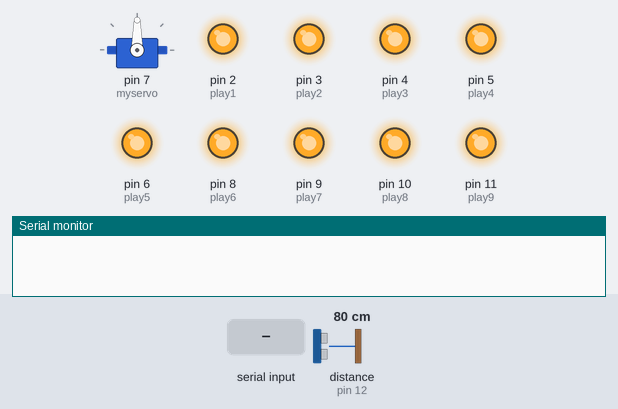
The sketch below on a simulated Arduino Uno, built with avr-gcc and run on an emulated ATmega328P. Shown: servo, output pins drawn as LEDs (lit = HIGH), the last lines printed to the serial monitor. The inputs (shaded band) are chosen by the test bench; at power-on: distance to the obstacle (sensor on pin 12) 80 cm. The echo pulse lasts 58.3 µs per cm; pins used as bus, display or sensor lines are not drawn.

Above: at 7.9 s.
8.0 s: "a" received over Serial
At 9.3 s:
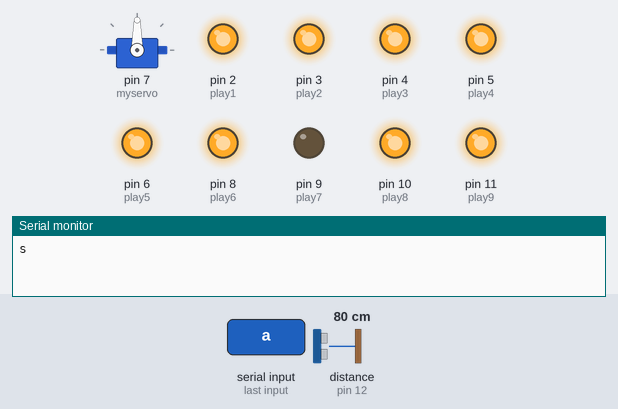
At 13.45 s:
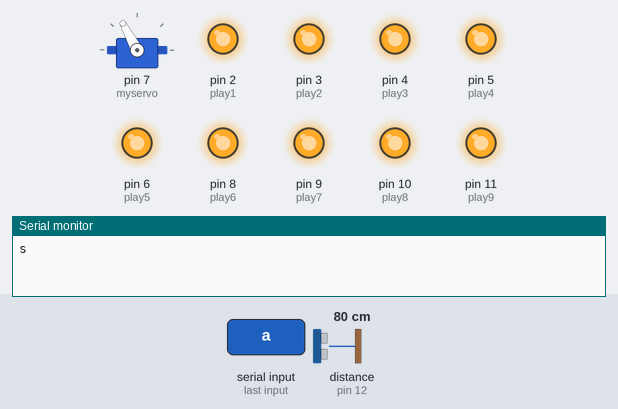
Timing chart, 0 to 15.5 s (numbered marks = the images above; inputs shaded):
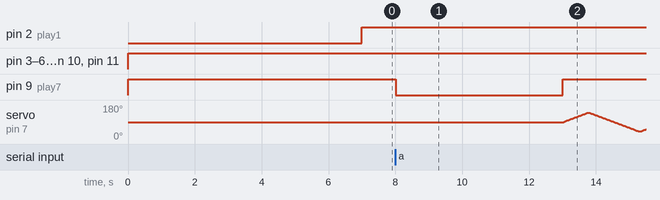

The sketch:

Final_Test_auxiliary.ino
```cpp
#include <Servo.h>

      char signal1;   //Receive the signal and work
      char signal2;   //Send the signal to NO.1 CPU
      char signal3;   //Receive the signal and play specific cord
      char signal4;   //Receive the signal and play specific cord
      boolean order = false; //The signal of working
      boolean Limit = true; //The time of limit

      //The pins of MP3 module
      int play1=2;
      int play2=3;
      int play3=4;
      int play4=5;
      int play5=6;
      int play6=8;
      int play7=9;
      int play8=10;
      int play9=11;

      //The pins of Ultrasonic sensor
      const int trig = 13;   //The pin of OUTPUT
      const int echo = 12;   //The pin of INPUT

      //The initial location of servo
      Servo myservo;
      int pos = 90;

    void setup() {
    //The initialization of modules
    //Ultrasonic Sensor
    pinMode(trig,OUTPUT);
    pinMode(echo,INPUT);

    //The pin of servo
    myservo.attach(7);

    //MP3 module
    pinMode(play1,OUTPUT);
    pinMode(play2,OUTPUT);
    pinMode(play3,OUTPUT);
    pinMode(play4,OUTPUT);
    pinMode(play5,OUTPUT);
    pinMode(play6,OUTPUT);
    pinMode(play7,OUTPUT);
    pinMode(play8,OUTPUT);
    pinMode(play9,OUTPUT);
    //The initialization of serial monitor
    Serial.begin(9600);
    }
      //Ultrasonic ranging
          float getDistance(){
          long IntervalTime = 0;

          digitalWrite(trig, LOW);
          delayMicroseconds(2);
          digitalWrite(trig, HIGH);
          delayMicroseconds(10);
          digitalWrite(trig, LOW);

          IntervalTime = pulseIn(echo, HIGH);
          float distance= IntervalTime/58.00;

          //If the obstacle distance is greater than 1.5m
          if (distance >= 150.0){
            IntervalTime = 0;
            return 150.0;
          }
          //If the obstacle distance is less than 1.5m, return the real distance.
          else{
            IntervalTime = 0;
            return distance;
          }
      }
      //Avoidance
      void avoidance(){
        int pos;        //Angle
        float dis[3];   //Store the distance of obstacles in three directions
        float Now = 0;  //Check again whatever the obstacle is still ahead

        dis[1]=getDistance();

        //Waring in 1m-1.5m
        if(dis[1]>100.0&&dis[1]<150)
        {

           digitalWrite(play3,LOW);
           delay(3000);
           stopPlay();
        }
        //Warning in 0.6m-1.0m
        if(dis[1]<100.0&&dis[1]>0.0)
        {
           signal2 = 's';
           Serial.print(signal2);//Stop and dection

           digitalWrite(play7,LOW);
           delay(5000);
           stopPlay();
          //***************************************
          for (pos = 90; pos <= 140; pos += 1)
          {
            myservo.write(pos);              // tell servo to go to position in variable 'pos'
            delay(15);                       // waits 15ms for the servo to reach the position
          }
          dis[2]=getDistance();

          for (pos = 140; pos >= 40; pos -= 1)
          {
            myservo.write(pos);              // tell servo to go to position in variable 'pos'
            delay(15);                       // waits 15ms for the servo to reach the position
          }
          dis[0]=getDistance();

          for (pos = 40; pos <= 90; pos += 1)
          {
            myservo.write(pos);              // tell servo to go to position in variable 'pos'
            delay(15);                       // waits 15ms for the servo to reach the position
          }
          //*************************************
          Now = getDistance();

          if(Now>0.0&&Now<60){

          if(dis[0]<dis[2])
          {
            //Turn left
            digitalWrite(play4,LOW);
            delay(2000);
            stopPlay();

            signal2 = 'l';
            Serial.print(signal2);

          }
          else
          {
           //Turn right
           digitalWrite(play5,LOW);
           delay(1500);
           stopPlay();

           signal2 = 'r';
           Serial.print(signal2);

          }
        }
        signal2 = 'g';
        Serial.print(signal2);
      }
     }
      //Stop work of MP3
        void stopPlay(){
        digitalWrite(play1,HIGH);
        digitalWrite(play2,HIGH);
        digitalWrite(play3,HIGH);
        digitalWrite(play4,HIGH);
        digitalWrite(play5,HIGH);
        digitalWrite(play6,HIGH);
        digitalWrite(play7,HIGH);
        digitalWrite(play8,HIGH);
        digitalWrite(play9,HIGH);
        }

      //The signal of woring
        void work_signal(){
          if(Serial.available()>0){
            signal1 = Serial.read();
        if(signal1 == 'a'){
          order = true;
          signal1 =0;
          }
        else if(signal1 == 'b'){
          order = false;
          signal1 =0;
          }
        }
       }
     //Height
     void Hight_warn(){
        if(Serial.available()>0){
            signal3 = Serial.read();
            if(signal3 == 'q'){
              digitalWrite(play6,LOW);
              delay(3000);
              stopPlay();

              }
          }
      }
     //The warning of rough of the road
     void Vibration_warn(){
        if(Serial.available()>0){
          signal4 = Serial.read();
          if(signal4 == 'p'){
              digitalWrite(play2,LOW);
              delay(3000);
              stopPlay();

            }
          }
      }
void loop() {

  //Prologue
  if(Limit){
    stopPlay();
    digitalWrite(play1,LOW);
    delay(7000);
    stopPlay();
    Limit = false;
    }

  if(order){
          work_signal();
          avoidance();
          Hight_warn();
          //Vibration_warn();
    }
  else{
    work_signal();
    }
}
```

Measured:
- after the input at 8.0 s, pin 9 (play7): HIGH → LOW at once, → HIGH 5.0 s later
